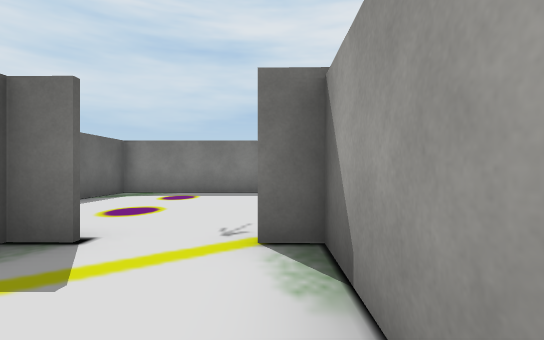
view 1 (above)

24 first-person views from a walk through a Unity game level. The camera is 1.3 m above the floor, looks level and sees 85° across. The floor is counted in squares, 2 m on a side. Each view is taken from the middle of a square. On the plan, view 1 faces up. The plan holds only what a view shows up to about 9 squares ahead; the rest is blank. The player character is not drawn. Some surface patterns are stand-ins.

view 2
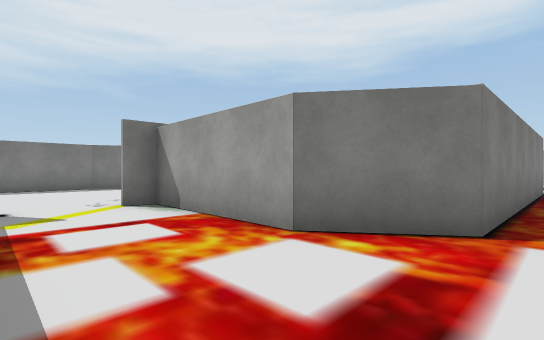

view 3
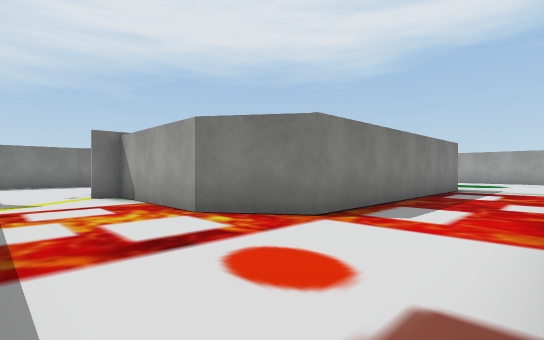

view 4
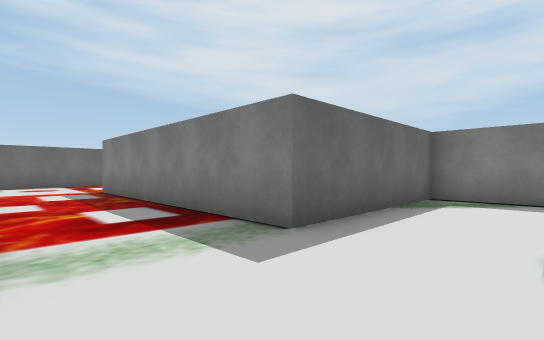

view 5
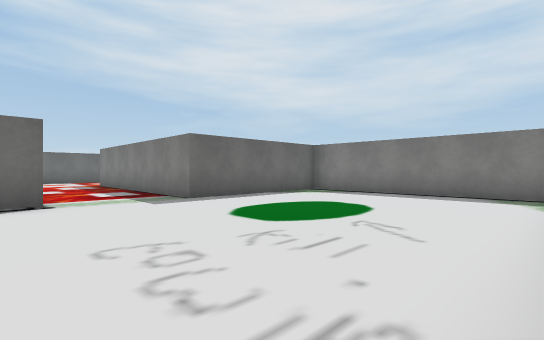

view 6
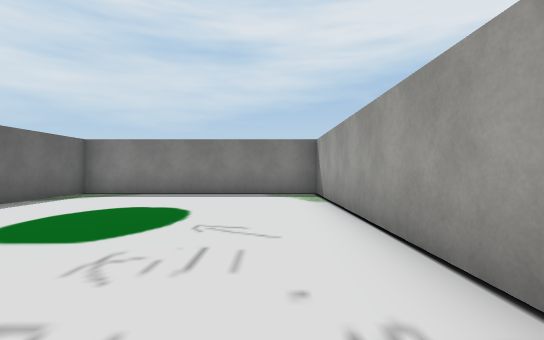

view 7
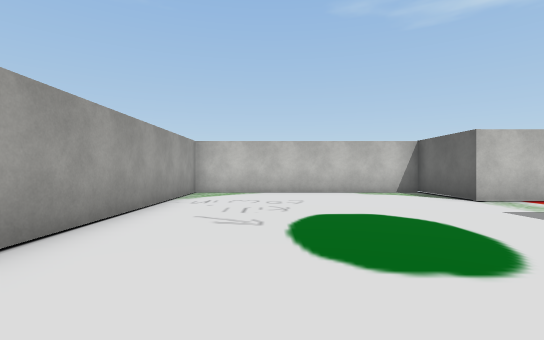

view 8
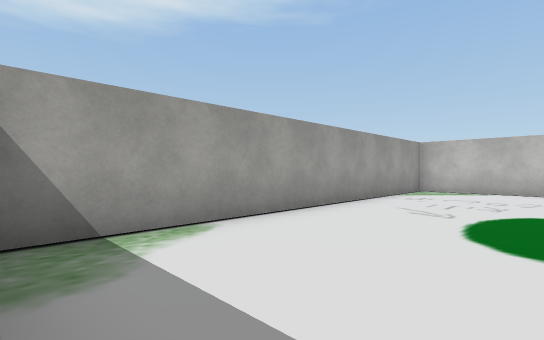

view 9
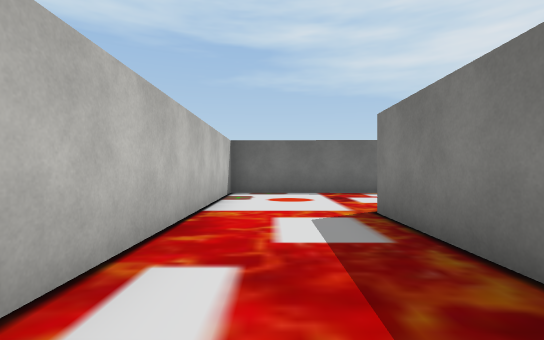

view 10
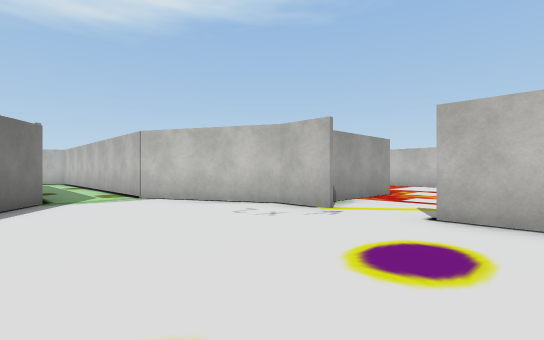

view 11
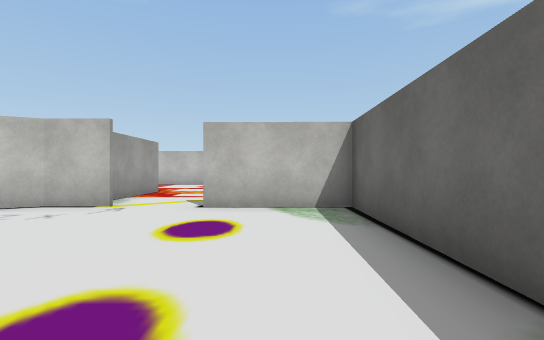

view 12
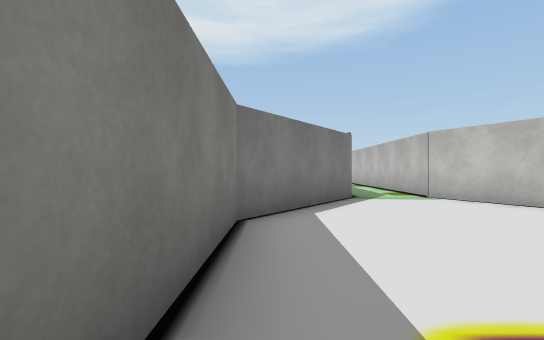

view 13
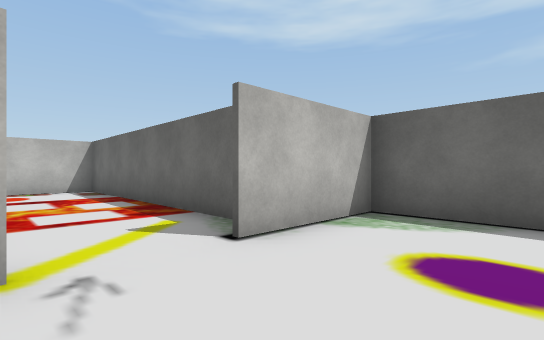

view 14
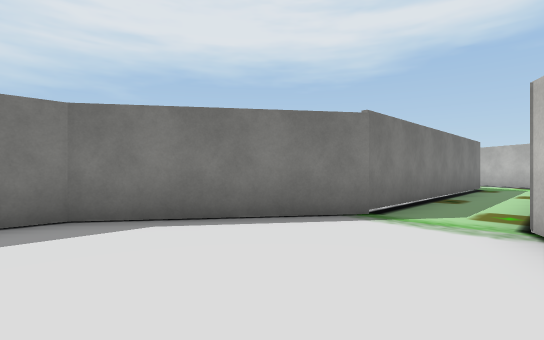

view 15
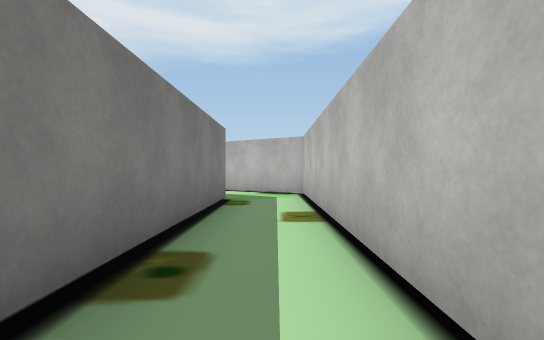

view 16
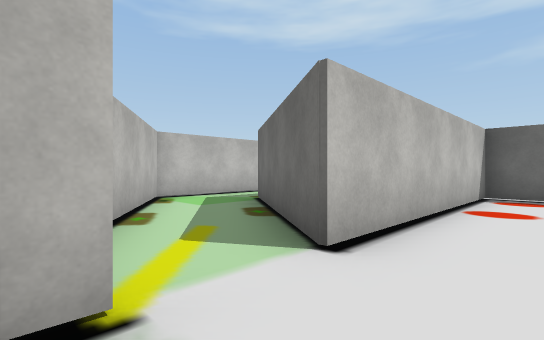

view 17
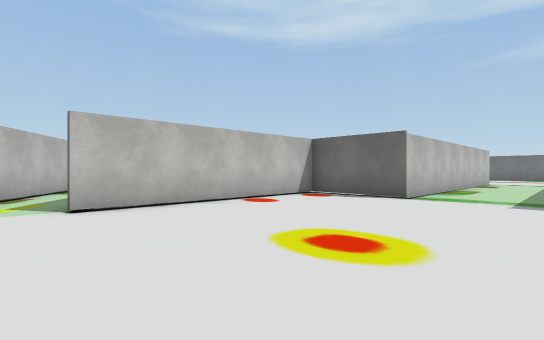

view 18
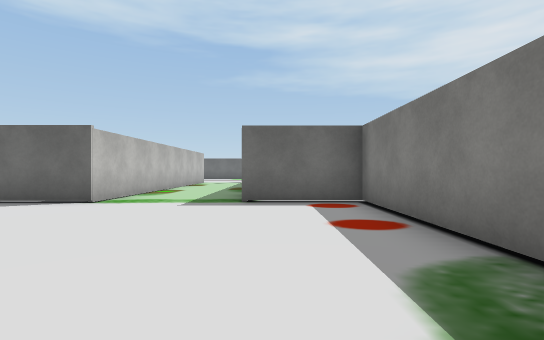

view 19
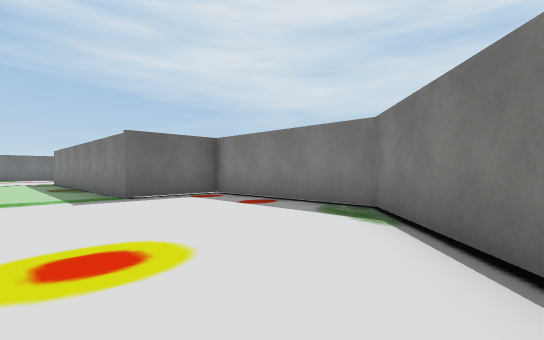

view 20
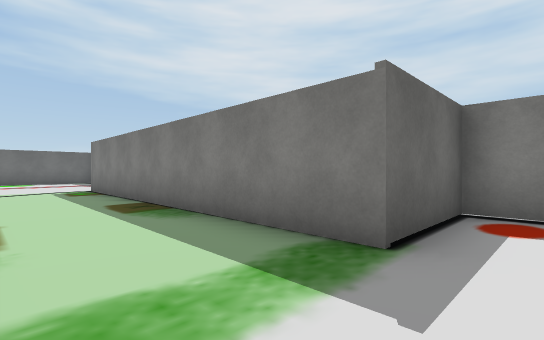

view 21
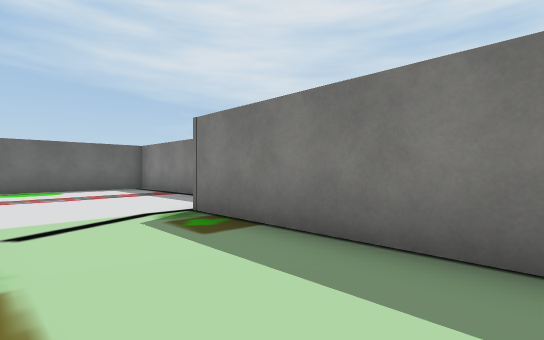

view 22
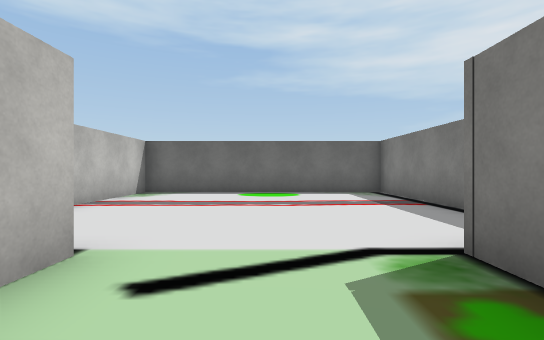

view 23
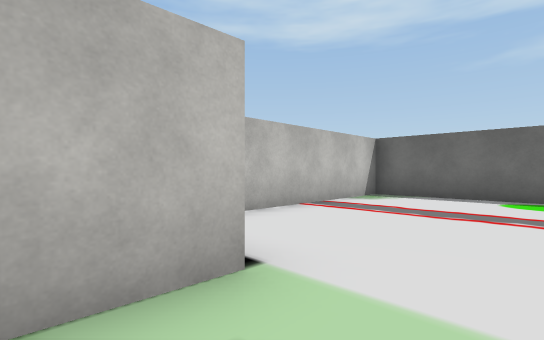

view 24
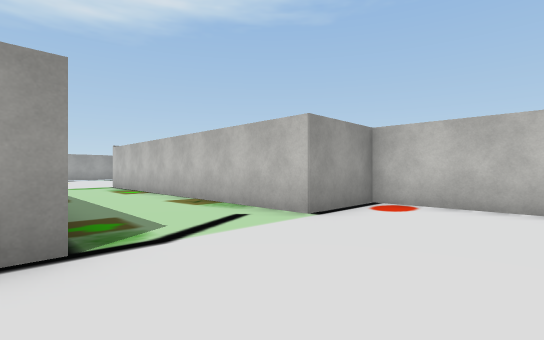

### Floor plan
Ten units are one square. View 1 is at (0, 0); x grows to the right and y downward. Boxes are objects, and circles mark ways between rooms. Rooms are numbered by the first view taken in them; rooms with no view inside come last. Other rooms are left out.
<svg viewBox="-82 -184 247 266">
<path fill="none" stroke="#000" d="M73 52 88 52 88 77 152 77 152 -22 88 -22 88 25 15 24 4 9 5 -26 -2 -26M-17 -27 -24 -27 -25 52 48 52M-2 -27 11 -27 41 -43M41 -61 8 -85 -43 -85 -44 -28 -17 -28M128 -80 114 -60 41 -61M41 -43 130 -42 148 -71M-40 -172 -77 -172 -77 -103 -12 -104 -13 -125 79 -124 79 -97 140 -96 128 -80M149 -153 127 -178 79 -179 79 -154 -13 -155 -13 -160M155 -96 160 -96"/>
<circle cx="-10" cy="-20" r="3" fill="#2a7"/>
<circle cx="50" cy="-50" r="3" fill="#2a7"/>
<circle cx="140" cy="-70" r="3" fill="#2a7"/>
<text x="80" y="30">1</text>
<text x="-10" y="-50">2</text>
<text x="100" y="-50">3</text>
<text x="50" y="-130">4</text>
</svg>
Room 1 opens to room 2. Room 2 opens to room 3. Room 3 opens to room 4.

Where each view was taken, in squares from view 1:
view 1: 0 up, 0 right, facing up
view 2: 3 down, 2 left, facing up-right
view 3: 5 down, 2 left, facing up-right
view 4: 5 down, 11 right, facing up-left
view 5: 6 down, 15 right, facing up-left
view 6: 6 down, 14 right, facing up
view 7: 1 up, 13 right, facing down
view 8: 2 up, 12 right, facing down-right
view 9: 4 down, 6 right, facing left
view 10: 7 up, 3 left, facing down-right
view 11: 8 up, 3 left, facing down
view 12: 8 up, 3 left, facing right
view 13: 5 up, 0 right, facing down-left
view 14: 4 up, 0 right, facing up-right
view 15: 5 up, 5 right, facing right
view 16: 11 up, 16 right, facing down-left
view 17: 15 up, 15 right, facing down-left
view 18: 16 up, 14 right, facing left
view 19: 13 up, 15 right, facing up-left
view 20: 13 up, 9 right, facing up-left
view 21: 13 up, 3 right, facing up-left
view 22: 14 up, 1 right, facing left
view 23: 14 up, 0 right, facing down-left
view 24: 16 up, 4 left, facing down-right
